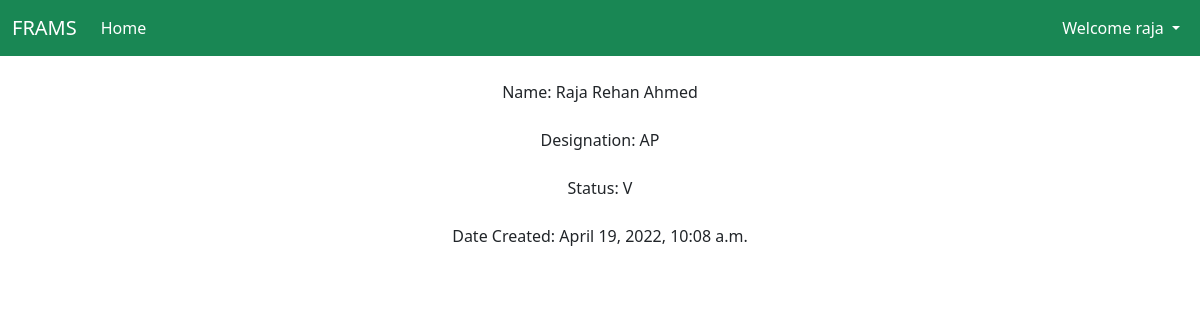
/teacher/profile/ (signed in), run on the app's committed database.
### progoffice/models.py (models this page shows, shortened)
class Teacher(models.Model):
    Teacher_Statuses = (
        ('V', 'visiting'),
        ('P', 'permanent'),
    )
    Teacher_designations = (
        ('P', 'professor'),
        ('AP', 'asst. professor')
    )
    user_id = models.ForeignKey(User, on_delete=models.CASCADE, unique=True)
    teacher_name = models.CharField(max_length=50)
    teacher_designation = models.CharField(max_length=2, choices=Teacher_designations)
    teacher_status = models.CharField(max_length=1, choices=Teacher_Statuses)
    created_at = models.DateTimeField(auto_now_add=True)

### teacher/views.py (the view)
# urls.py: path('profile/', views.profile, name='teacher_profile')
def profile(request):
    teacher = Teacher.objects.get(user_id=request.user)
    context = {
        'teacher_name':  teacher.teacher_name,
        'teacher_designation': teacher.teacher_designation,
        'teacher_status': teacher.teacher_status,
        'created_at': teacher.created_at
    }
    return render(request, 'teacher/profile.html', context)

### templates/teacher/profile.html (shortened to what this page needs)
<!doctype html>
<html lang="en">
  <head>
    <link href="https://cdn.jsdelivr.net/npm/bootstrap@5.1.3/dist/css/bootstrap.min.css" rel="stylesheet">
  </head>
  <body class="text-center">
    <nav class="navbar navbar-expand-lg navbar-dark bg-success">
      <div class="container-fluid">
        <a class="navbar-brand" href="/">FRAMS</a>
        <div class="collapse navbar-collapse" id="navbarSupportedContent">
          <ul class="navbar-nav me-auto mb-2 mb-lg-0">
            <li class="nav-item">
              <a class="nav-link active" aria-current="page" href="/">Home</a>
            </li>
          </ul>
          <ul class="navbar-nav ml-auto">
            <li class="nav-item dropdown">
              <a class="nav-link dropdown-toggle active" href="#" id="navbarDropdown" role="button" data-bs-toggle="dropdown" aria-expanded="false">
                Welcome {{ request.user }}
              </a>
            </li>
          </ul>
        </div>
      </div>
    </nav>
    <div class="container my-4">
      <p>Name: {{ teacher_name }}
    </div>
    <div class="container my-4">
        <p>Designation: {{ teacher_designation }}
    </div>
    <div class="container my-4">
        <p>Status: {{ teacher_status }}
    </div>
    <div class="container my-4">
        <p>Date Created: {{ created_at }}
    </div>
  </body>
</html>

### data on the page
Teacher: teacher_name "Raja Rehan Ahmed", teacher_designation "AP", created_at "April 19, 2022, 10:08 a.m."

### other printed values
{{ request.user }} "raja"
{{ teacher_status }} "V"
